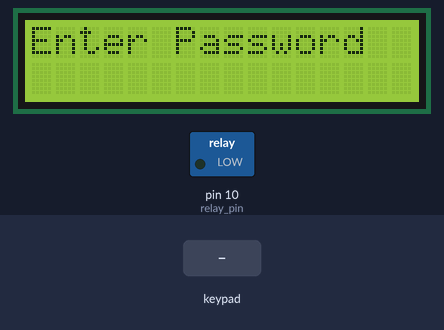
A sketch run on a simulated Arduino Uno, built with avr-gcc and run on an emulated ATmega328P. Shown: 16×2 character LCD, switched loads named in the sketch (green lamp = pin HIGH). The test bench sets the inputs (shaded band). EEPROM starts erased.

Above: at 4.3 s.
4.4 s: keypad keys 2 3 4 5 # pressed 0.4 s apart
At 6.8 s:
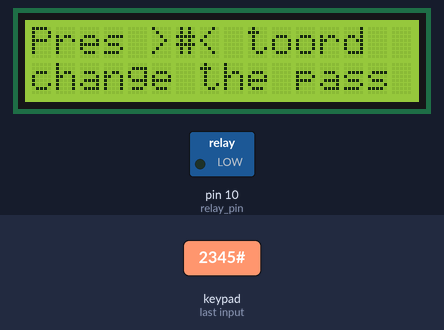
9.3 s: key 'A' pressed
At 10.5 s:
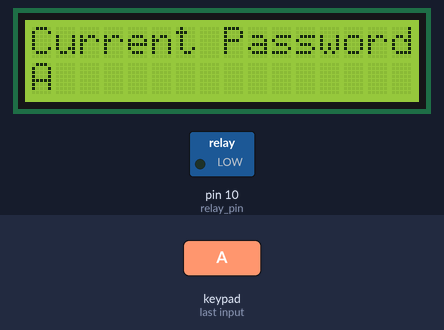
10.8 s: keypad keys 2 3 4 5 * pressed 0.4 s apart
At 13.8 s:
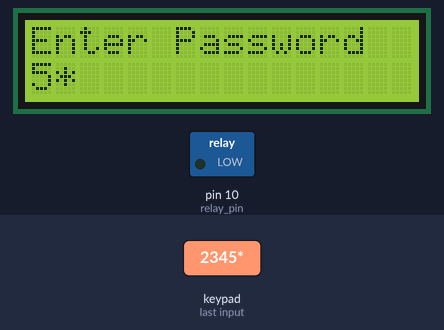
14.8 s: key 'B' pressed
At 15.8 s:
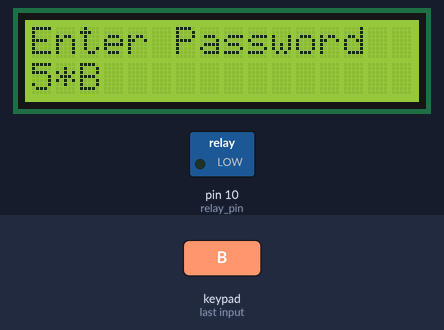
16.3 s: key 'C' pressed
At 16.42 s:
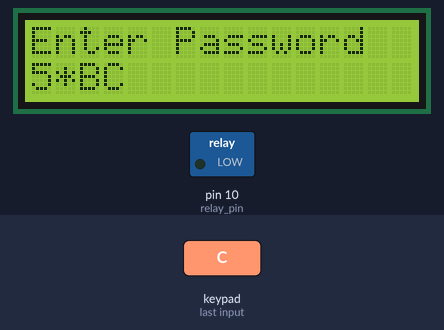
18.0 s: keypad keys 2 3 4 5 A pressed 0.4 s apart
At 22.5 s:
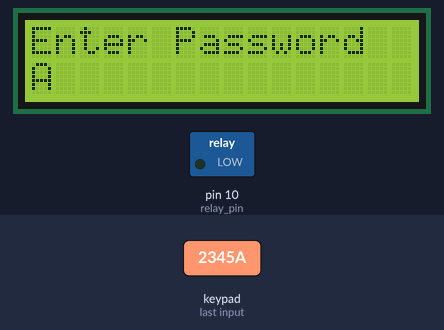
Timing chart, 0 to 23.9 s (numbered marks = the images above; inputs shaded):
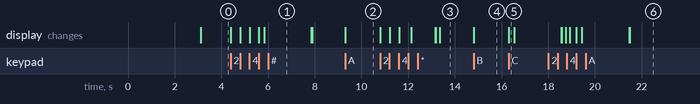

The sketch:

door_lock_final.ino
```cpp
#include <Keypad.h>
#include<EEPROM.h>
#include <Wire.h>
#include <LiquidCrystal_I2C.h>

LiquidCrystal_I2C lcd(0x27,16,2);
char password[4];
char initial_password[4],new_password[4];
int vcc=11;
int i=0;
int relay_pin = 10;
int g_pin=13;
int r_pin=12;
int b_pin=11;
char key_pressed=0;
const byte rows = 4;
const byte columns = 4;
char hexaKeys[rows][columns] = {
{'1','2','3','A'},
{'4','5','6','B'},
{'7','8','9','C'},
{'*','0','#','D'}
};
byte row_pins[rows]={2,3,4,5};
byte column_pins[columns]={6,7,8,9};
Keypad keypad_key=Keypad( makeKeymap(hexaKeys),row_pins,column_pins,rows,columns);

void setup(){
lcd.init();
lcd.backlight();
pinMode(relay_pin, OUTPUT);
pinMode(vcc, OUTPUT);


lcd.print("FitureOfAZERBAİJAN");
lcd.setCursor(0,1);
lcd.print("SmartDoorLook");
delay(3000);
lcd.clear();
lcd.print("Enter Password");
lcd.setCursor(0,1);
initialpassword();
}
void loop(){
digitalWrite(g_pin,LOW);
digitalWrite(r_pin,HIGH);
digitalWrite(b_pin,LOW);
digitalWrite(relay_pin,LOW);

key_pressed = keypad_key.getKey();
if(key_pressed=='#')
change();
if (key_pressed)
{
password[i++]=key_pressed;
lcd.print(key_pressed);
}
if(relay_pin==HIGH){
digitalWrite(g_pin,HIGH);
digitalWrite(r_pin,LOW);
digitalWrite(b_pin,HIGH);
}
else{
  digitalWrite(g_pin,LOW);
digitalWrite(r_pin,HIGH);
digitalWrite(b_pin,LOW);
}
if(i==4)
{
delay(200);
for(int j=0;j<4;j++)
initial_password[j]=EEPROM.read(j);
if(!(strncmp(password, initial_password,4))){
lcd.clear();
lcd.print("Pass Accepted");
digitalWrite(relay_pin,HIGH);
delay(2000);
lcd.setCursor(0,0);
lcd.print("Pres >START< to");
lcd.setCursor(0,1);
lcd.print("change the pass");
delay(3000);
lcd.clear();
lcd.print("Enter Password:");
lcd.setCursor(0,1);
i=0;
}
else{
digitalWrite(relay_pin,LOW);
lcd.clear();
lcd.print("Wrong Password");
lcd.setCursor(0,0);
lcd.print("Pres >#< to");
lcd.setCursor(0,1);
lcd.print("change the pass");
delay(2000);
lcd.clear();
lcd.print("Enter Password");
lcd.setCursor(0,1);
i=0;
}}}


void change(){
  int j=0;
lcd.clear();
lcd.print("Current Password");
lcd.setCursor(0,1);
while(j<4){
char key=keypad_key.getKey();
if(key)
{
new_password[j++]=key;
lcd.print(key);
}
key=0;}
delay(500);

if((strncmp(new_password, initial_password, 4))){
lcd.clear();
lcd.print("Wrong Password");
lcd.setCursor(0,1);
lcd.print("Try Again");
delay(1000);}

else{
j=0;
lcd.clear();
lcd.print("New Password:");
lcd.setCursor(0,1);

while(j<4){
char key=keypad_key.getKey();
if(key)
{
initial_password[j]=key;
lcd.print(key);
EEPROM.write(j,key);
j++;}}
lcd.print("Pass Changed");
delay(1000);}

lcd.clear();
lcd.print("Enter Password");
lcd.setCursor(0,1);
key_pressed=0;
}

void initialpassword(){
int j;
for(j=0;j<4;j++)
EEPROM.write(j,j+49);
for(j=0;j<4;j++)
initial_password[j]=EEPROM.read(j);}
```

Measured:
- after the input at 4.4 s, the display: first changes at once (image 1 shows a later state)
- after the input at 9.3 s, the display: changes at once (image 2)
- after the input at 10.8 s, the display: first changes at once (image 3 shows a later state)
- after the input at 14.8 s, the display: changes at once (image 4)
- after the input at 16.3 s, the display: changes at once (image 5)
- after the input at 18.0 s, the display: first differs from a run without the input after 0.59 s (image 6 shows a later state)
